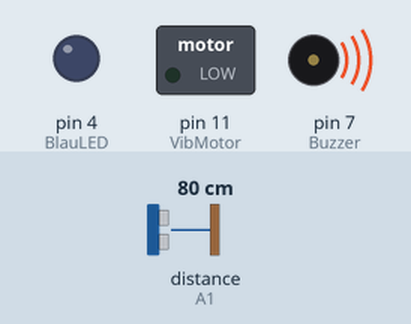
A sketch run on a simulated Arduino Uno, built with avr-gcc and run on an emulated ATmega328P. Shown: switched loads named in the sketch (green lamp = pin HIGH), output pins drawn as LEDs (lit = HIGH), buzzer (waves = sounding, pin HIGH). Wiring (inferred from the names in the program): ultrasonic range finder: trigger A0; echo A1. The inputs (shaded band) are chosen by the test bench; at power-on: distance to the obstacle (sensor on A1) 80 cm. The echo pulse lasts 58.3 µs per cm; pins used as bus, display or sensor lines are not drawn; what the sketch prints to the serial monitor is not drawn.

Above: at 1.2 s.
1.3 s: distance to the obstacle (sensor on A1) set to 2 cm
At 1.87 s:
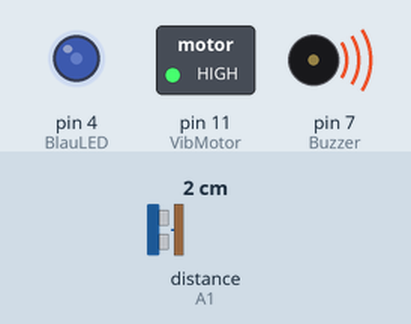
At 2.23 s:
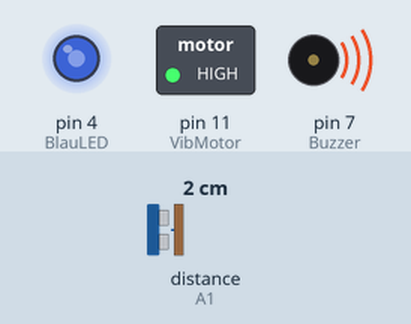
4.3 s: distance to the obstacle (sensor on A1) set to 35 cm
At 5.1 s:
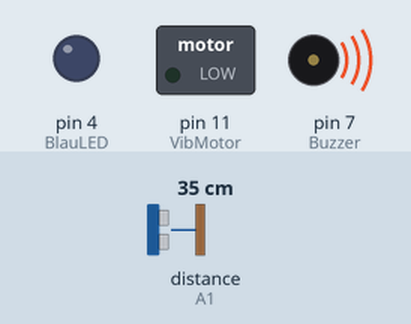
Timing chart, 0 to 7.3 s (numbered marks = the images above; inputs shaded):
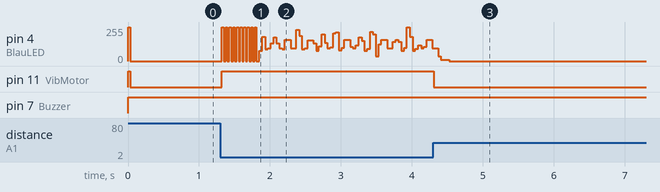

Measured:
- after the input at 1.3 s, pin 11 (VibMotor): LOW → HIGH at once
- after the input at 4.3 s, pin 11 (VibMotor): HIGH → LOW at once

The sketch:

USS_LED_v1.ino
```cpp
#include "Timer.h"
Timer t;

#define trigPin A0
#define echoPin A1
const int BlauLED = 4;
const int Button = 2;
const int VibMotor = 11;
const int Buzzer = 7;
volatile long duration, distance_fine;

void setup()
{
  Serial.begin(9600);
  pinMode(BlauLED, OUTPUT);
  pinMode(Button, INPUT_PULLUP);
  pinMode(trigPin, OUTPUT);
  pinMode(VibMotor, OUTPUT);
  pinMode(Buzzer, OUTPUT);
  pinMode(echoPin, INPUT);
  distance_fine =t.every(25, readDistance);
}


void loop()
{
    t.update();
    Serial.println(distance_fine);
    if (distance_fine  < 20)
    {
      t.oscillate(BlauLED,25, HIGH, 10);
      digitalWrite(VibMotor, HIGH);
      analogWrite(Buzzer, 200);
      //t.oscillate(Buzzer,25, HIGH, 10);
    }
    else
    {
      analogWrite(BlauLED, 0);
      digitalWrite(VibMotor, LOW);
    }
}


int readDistance()
{
  digitalWrite(trigPin, LOW);  // Added this line
  delayMicroseconds(2); // Added this line
  digitalWrite(trigPin, HIGH);
  delayMicroseconds(10); // Added this line
  digitalWrite(trigPin, LOW);
  duration = pulseIn(echoPin, HIGH);
  if(duration ==0)
  {
    duration = 1000;
  }
  distance_fine = (duration/2) / 29.1;
  return distance_fine;
}
```
